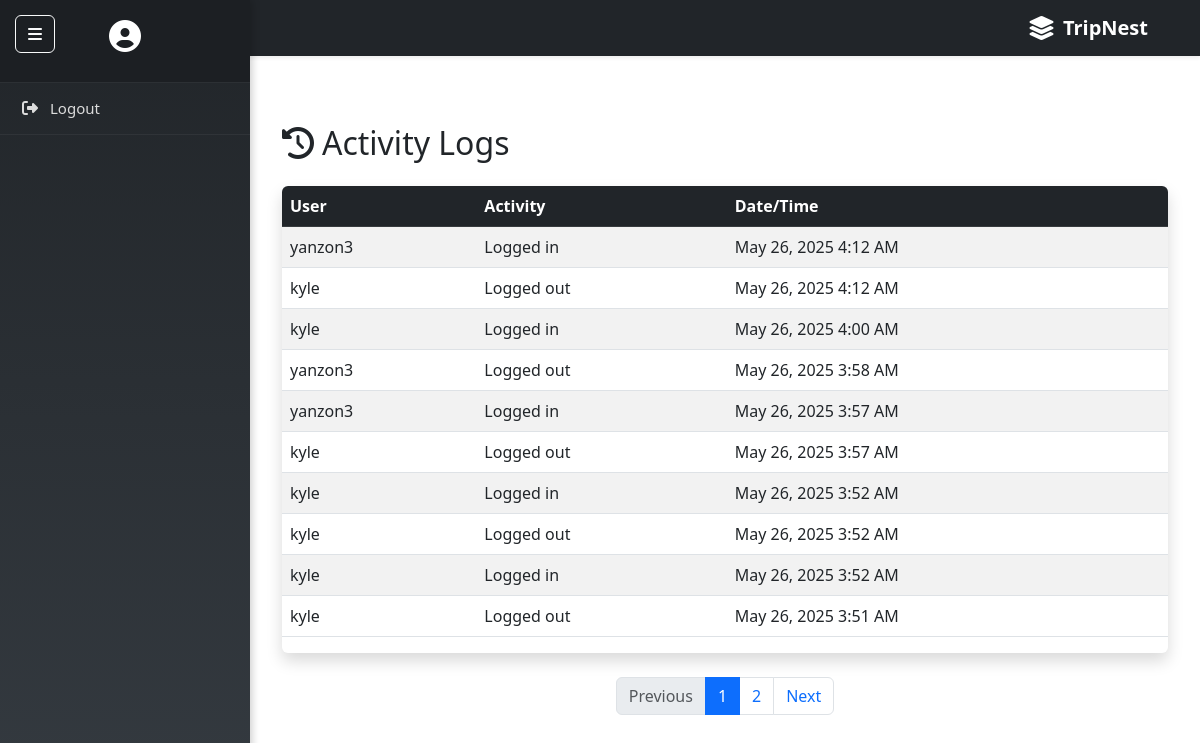
Before: /CLIENT/activity_logs.php with the older database file.
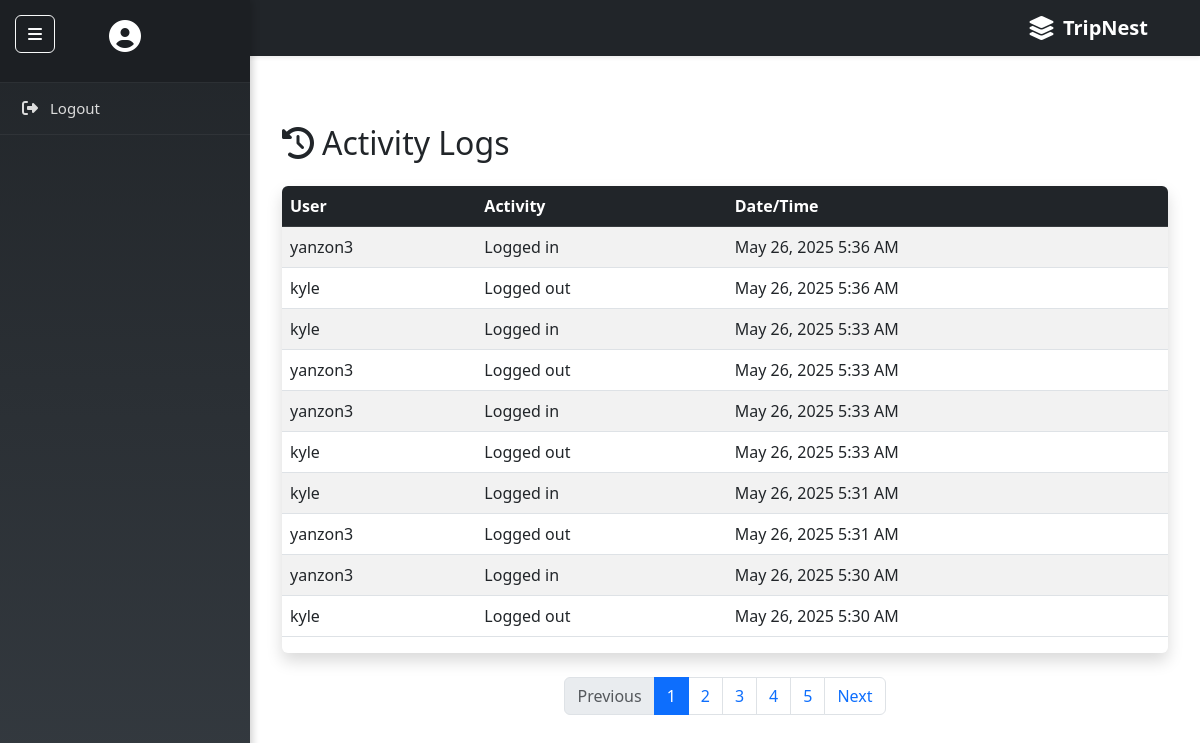
After: the same page with the newer database file.
### tables this page shows
CREATE TABLE `activity_log` (
  `id` int(11) NOT NULL,
  `user_id` int(11) NOT NULL,
  `activity` text NOT NULL,
  `created_at` timestamp NOT NULL DEFAULT current_timestamp()
);

CREATE TABLE `users` (
  `id` int(11) NOT NULL,
  `username` varchar(20) NOT NULL,
  `email` varchar(25) NOT NULL,
  `phone` varchar(20) DEFAULT NULL,
  `address` varchar(35) DEFAULT NULL,
  `password` varchar(25) NOT NULL,
  `role` enum('admin','user') DEFAULT 'user',
  `created_at` timestamp NOT NULL DEFAULT current_timestamp()
);

### CLIENT/activity_logs.php (the view, shortened to what this page needs)
<?php
include 'includes/config.php';
include 'includes/navbar.php';
include 'includes/sidebar.php';
$limit = 10;
$page = isset($_GET['page']) && is_numeric($_GET['page']) ? (int)$_GET['page'] : 1;
$offset = ($page - 1) * $limit;
$totalSql = "SELECT COUNT(*) AS total FROM activity_log";
$totalResult = $conn->query($totalSql);
$totalRows = $totalResult->fetch_assoc()['total'];
$totalPages = ceil($totalRows / $limit);
$sql = "SELECT a.*, u.username FROM activity_log a JOIN users u ON a.user_id = u.id ORDER BY a.created_at DESC LIMIT $limit OFFSET $offset";
$result = $conn->query($sql);
?>
<div id="main-content">
  <div class="container py-5">
    <h2 class="mb-4"><i class="fas fa-history me-2"></i>Activity Logs</h2>
    <div class="table-responsive shadow rounded">
      <table class="table table-striped table-hover align-middle">
        <thead class="table-dark">
          <tr>
            <th>User</th>
            <th>Activity</th>
            <th>Date/Time</th>
          </tr>
        </thead>
        <tbody>
          <?php if ($result->num_rows > 0): ?>
            <?php while ($row = $result->fetch_assoc()): ?>
              <tr>
                <td><?= htmlspecialchars($row['username']) ?></td>
                <td><?= htmlspecialchars($row['activity']) ?></td>
                <td><?= date('F j, Y g:i A', strtotime($row['created_at'])) ?></td>
              </tr>
            <?php endwhile; ?>
          <?php else: ?>
            <tr><td colspan="3" class="text-center text-muted">No activity logs found.</td></tr>
          <?php endif; ?>
        </tbody>
      </table>
    </div>
    <?php if ($totalPages > 1): ?>
      <nav aria-label="Page navigation example">
        <ul class="pagination justify-content-center mt-4">
          <li class="page-item <?= ($page <= 1) ? 'disabled' : '' ?>">
            <a class="page-link" href="?page=<?= $page - 1 ?>" tabindex="-1" aria-disabled="<?= ($page <= 1) ? 'true' : 'false' ?>">Previous</a>
          </li>
          <?php for ($i = 1; $i <= $totalPages; $i++): ?>
            <li class="page-item <?= ($i == $page) ? 'active' : '' ?>">
              <a class="page-link" href="?page=<?= $i ?>"><?= $i ?></a>
            </li>
          <?php endfor; ?>
          <li class="page-item <?= ($page >= $totalPages) ? 'disabled' : '' ?>">
            <a class="page-link" href="?page=<?= $page + 1 ?>">Next</a>
          </li>
        </ul>
      </nav>
    <?php endif; ?>
  </div>
</div>

Changed rows visible on the page:
no longer on this page (row unchanged): activity_log: user.username "yanzon3", activity "Logged in", created_at "May 26, 2025 4:12 AM"
no longer on this page (row unchanged): activity_log: user.username "kyle", activity "Logged out", created_at "May 26, 2025 4:12 AM"
no longer on this page (row unchanged): activity_log: user.username "kyle", activity "Logged in", created_at "May 26, 2025 4:00 AM"
no longer on this page (row unchanged): activity_log: user.username "yanzon3", activity "Logged out", created_at "May 26, 2025 3:58 AM"
no longer on this page (row unchanged): activity_log: user.username "yanzon3", activity "Logged in", created_at "May 26, 2025 3:57 AM"
no longer on this page (row unchanged): activity_log: user.username "kyle", activity "Logged out", created_at "May 26, 2025 3:57 AM"
no longer on this page (row unchanged): activity_log: user.username "kyle", activity "Logged in", created_at "May 26, 2025 3:52 AM"
no longer on this page (row unchanged): activity_log: user.username "kyle", activity "Logged out", created_at "May 26, 2025 3:52 AM"
no longer on this page (row unchanged): activity_log: user.username "kyle", activity "Logged in", created_at "May 26, 2025 3:52 AM"
no longer on this page (row unchanged): activity_log: user.username "kyle", activity "Logged out", created_at "May 26, 2025 3:51 AM"
added activity_log: user.username "yanzon3", activity "Logged in", created_at "May 26, 2025 5:36 AM"
added activity_log: user.username "kyle", activity "Logged out", created_at "May 26, 2025 5:36 AM"
added activity_log: user.username "kyle", activity "Logged in", created_at "May 26, 2025 5:33 AM"
added activity_log: user.username "yanzon3", activity "Logged out", created_at "May 26, 2025 5:33 AM"
added activity_log: user.username "yanzon3", activity "Logged in", created_at "May 26, 2025 5:33 AM"
added activity_log: user.username "kyle", activity "Logged out", created_at "May 26, 2025 5:33 AM"
added activity_log: user.username "kyle", activity "Logged in", created_at "May 26, 2025 5:31 AM"
added activity_log: user.username "yanzon3", activity "Logged out", created_at "May 26, 2025 5:31 AM"
added activity_log: user.username "yanzon3", activity "Logged in", created_at "May 26, 2025 5:30 AM"
added activity_log: user.username "kyle", activity "Logged out", created_at "May 26, 2025 5:30 AM"
Other visible differences:
new list line: "3"
new list line: "4"
new list line: "5"
